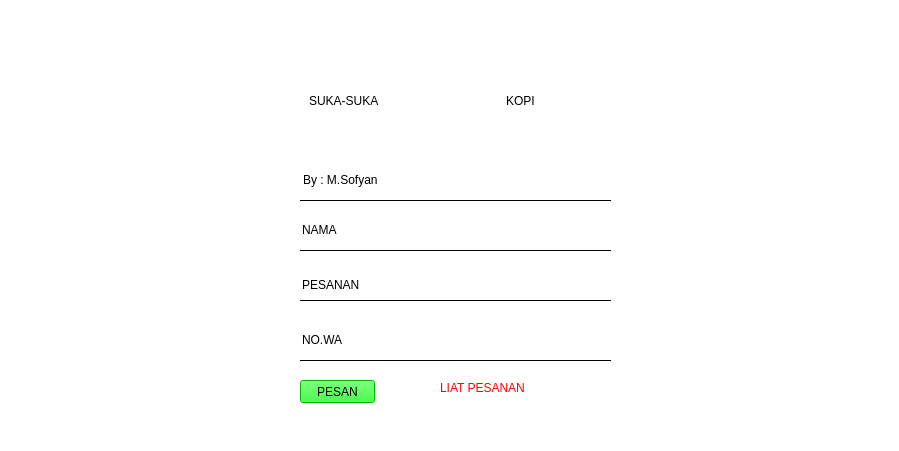
<?xml version="1.0" encoding="UTF-8"?>
<ui version="4.0">
 <class>Form</class>
 <widget class="QWidget" name="Form">
  <property name="geometry">
   <rect>
    <x>0</x>
    <y>0</y>
    <width>899</width>
    <height>451</height>
   </rect>
  </property>
  <property name="windowTitle">
   <string>Form</string>
  </property>
  <property name="styleSheet">
   <string notr="true">background-color:rgb(255, 255, 255);</string>
  </property>
  <widget class="QFrame" name="horizontalFrame">
   <property name="geometry">
    <rect>
     <x>300</x>
     <y>50</y>
     <width>308</width>
     <height>101</height>
    </rect>
   </property>
   <layout class="QHBoxLayout" name="horizontalLayout">
    <item>
     <widget class="QLabel" name="label">
      <property name="styleSheet">
       <string notr="true">font: 20pt &quot;MS Shell Dlg 2&quot;;</string>
      </property>
      <property name="text">
       <string>SUKA-SUKA</string>
      </property>
     </widget>
    </item>
    <item>
     <widget class="QLabel" name="label_7">
      <property name="styleSheet">
       <string notr="true">image:url(:/img/download (1).jpeg);</string>
      </property>
      <property name="text">
       <string/>
      </property>
     </widget>
    </item>
    <item>
     <widget class="QLabel" name="label_2">
      <property name="styleSheet">
       <string notr="true">font: 75 40pt &quot;MS Shell Dlg 2&quot;;</string>
      </property>
      <property name="text">
       <string>KOPI</string>
      </property>
     </widget>
    </item>
   </layout>
  </widget>
  <widget class="QLineEdit" name="lineEdit">
   <property name="geometry">
    <rect>
     <x>300</x>
     <y>210</y>
     <width>311</width>
     <height>41</height>
    </rect>
   </property>
   <property name="styleSheet">
    <string notr="true">border:none;
border-bottom:1px solid;</string>
   </property>
   <property name="text">
    <string>NAMA </string>
   </property>
  </widget>
  <widget class="QLineEdit" name="lineEdit_2">
   <property name="geometry">
    <rect>
     <x>300</x>
     <y>270</y>
     <width>311</width>
     <height>31</height>
    </rect>
   </property>
   <property name="styleSheet">
    <string notr="true">border:none;
border-bottom:1px solid;</string>
   </property>
   <property name="text">
    <string>PESANAN</string>
   </property>
  </widget>
  <widget class="QLineEdit" name="lineEdit_3">
   <property name="geometry">
    <rect>
     <x>300</x>
     <y>320</y>
     <width>311</width>
     <height>41</height>
    </rect>
   </property>
   <property name="styleSheet">
    <string notr="true">border:none;
border-bottom:1px solid;</string>
   </property>
   <property name="text">
    <string>NO.WA</string>
   </property>
  </widget>
  <widget class="QLabel" name="label_3">
   <property name="geometry">
    <rect>
     <x>300</x>
     <y>160</y>
     <width>311</width>
     <height>41</height>
    </rect>
   </property>
   <property name="styleSheet">
    <string notr="true">border:0;
border-bottom:1px solid;</string>
   </property>
   <property name="text">
    <string>By : M.Sofyan</string>
   </property>
  </widget>
  <widget class="QLabel" name="label_4">
   <property name="geometry">
    <rect>
     <x>620</x>
     <y>150</y>
     <width>271</width>
     <height>221</height>
    </rect>
   </property>
   <property name="styleSheet">
    <string notr="true">image:url(:/img/download (1).jpeg);</string>
   </property>
   <property name="text">
    <string/>
   </property>
  </widget>
  <widget class="QLabel" name="label_6">
   <property name="geometry">
    <rect>
     <x>20</x>
     <y>170</y>
     <width>271</width>
     <height>181</height>
    </rect>
   </property>
   <property name="styleSheet">
    <string notr="true">image:url(:/img/download (2).jpeg)</string>
   </property>
   <property name="text">
    <string/>
   </property>
  </widget>
  <widget class="QPushButton" name="pushButton">
   <property name="geometry">
    <rect>
     <x>300</x>
     <y>380</y>
     <width>75</width>
     <height>23</height>
    </rect>
   </property>
   <property name="styleSheet">
    <string notr="true">background-color:rgb(0, 255, 0)</string>
   </property>
   <property name="text">
    <string>PESAN</string>
   </property>
  </widget>
  <widget class="QLabel" name="label_5">
   <property name="geometry">
    <rect>
     <x>440</x>
     <y>380</y>
     <width>171</width>
     <height>16</height>
    </rect>
   </property>
   <property name="styleSheet">
    <string notr="true">color :rgb(255, 0, 0)</string>
   </property>
   <property name="text">
    <string>LIAT PESANAN</string>
   </property>
  </widget>
  <widget class="QFrame" name="frame">
   <property name="geometry">
    <rect>
     <x>10</x>
     <y>0</y>
     <width>881</width>
     <height>441</height>
    </rect>
   </property>
  </widget>
  <zorder>frame</zorder>
  <zorder>label_6</zorder>
  <zorder>lineEdit</zorder>
  <zorder>lineEdit_2</zorder>
  <zorder>label_5</zorder>
  <zorder>pushButton</zorder>
  <zorder>label_4</zorder>
  <zorder>label_3</zorder>
  <zorder>lineEdit_3</zorder>
  <zorder>horizontalFrame</zorder>
 </widget>
 <resources>
  <include location="image.qrc"/>
 </resources>
 <connections/>
</ui>
